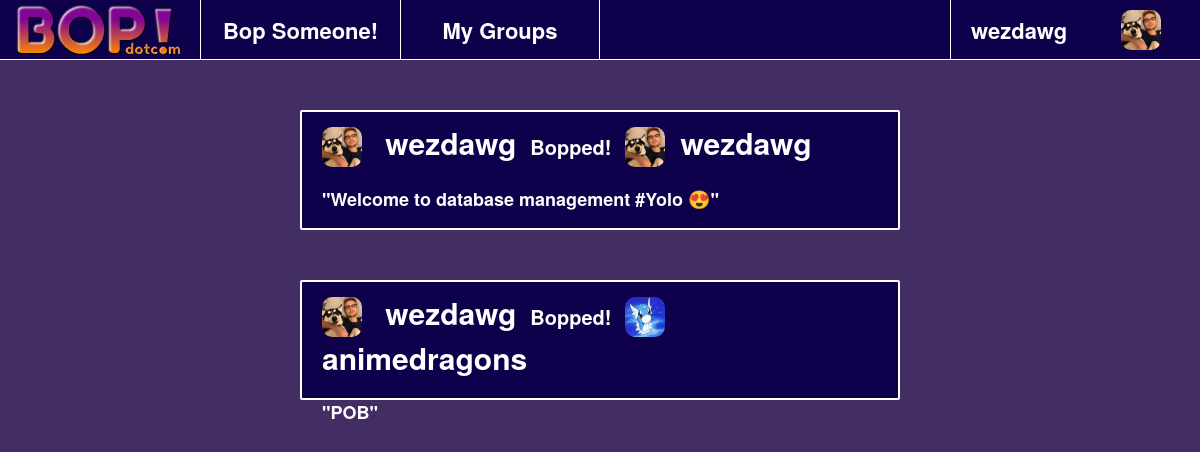
The app's page / (signed in), older data.
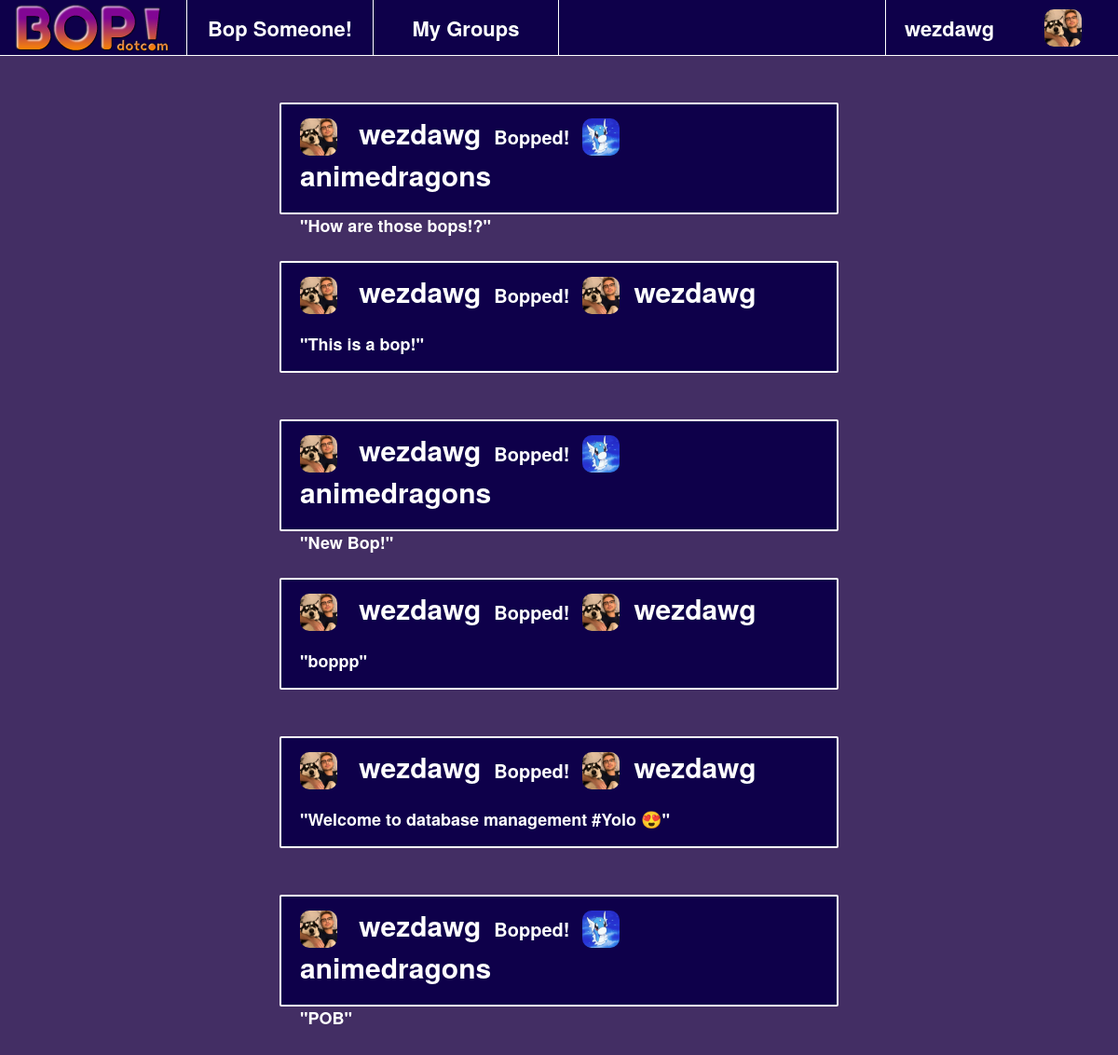
The same page, newer data.
### bopapp/models.py (models this page shows)
class Bop_User(models.Model):
	bop = models.ForeignKey(Bop, on_delete=models.CASCADE, null=False)
	userFrom = models.ForeignKey(Profile, related_name='from_user', on_delete=models.CASCADE, null=False)
	userTo = models.ForeignKey(Profile, related_name='to_user', on_delete=models.CASCADE, null=False)

class Profile(models.Model):
	user = models.OneToOneField(User, on_delete=models.CASCADE)
	userName = models.CharField('userName', max_length=256, blank=True)
	firstName = models.CharField('firstName', max_length=256, blank=True)
	lastName = models.CharField('lastName', max_length=256, blank=True)
	birthDate = models.DateTimeField(auto_now_add=True)
	profilePicture = models.ImageField(upload_to='profile_pictures', null=True, blank=True)

class Bop(models.Model):
	message = models.CharField('message', max_length=512, blank=True)
	dateBopped = models.DateTimeField(auto_now_add=True)

### bopapp/views.py (the view)
# urls.py: path('', views.index, name='index'),
def index(request):
	user = request.user
	friends = Friend.objects.filter(Q(user1_id = user.id) | Q(user2_id = user.id)).values_list('user1_id', 'user2_id')
	friendBops = Bop_User.objects.filter(Q(userTo_id__in = [f[0] for f in friends]) | Q(userTo_id__in = [f[1] for f in friends]) | Q(userFrom_id__in = [f[0] for f in friends]) | Q(userFrom_id__in = [f[1] for f in friends])).order_by('-bop__dateBopped')
	return render(request, 'mainpage.html', {
		'current_page': 'main',
		'name': 'Bop!',
		'bops': friendBops,
		'user': user
	})

### bopapp/templates/mainpage.html
{% extends 'index.html' %}
{% load static %}
{% block content %}
<div style="color: white; width: 100%; height: content-fit; text-align: center;">
	{% for bop in bops %}
	<div class="bop">
		<a class="user-link" href="{% url 'userpage' bop.userFrom.id%}"><span style="font-weight: bolder; font-size: 30px;"><img class="profile-picture" src="{{bop.userFrom.profilePicture.url}}" alt="Profile Picture" style="margin-right: 15px; margin-top: 0px;"> {{ bop.userFrom.userName }}</span></a>
		<span style="font-weight: bolder; font-size: 20px; margin-left: 10px;">Bopped!</span>
		<a class="user-link" href="{% url 'userpage' bop.userTo.id %}"><span style="font-weight: bolder; font-size: 30px;"><img class="profile-picture" src="{{bop.userTo.profilePicture.url}}" alt="Profile Picture" style="margin-right: 15px; margin-left: 10px; margin-top:0px;">{{ bop.userTo.userName }}</span></a>
		<br>
		<br>
		<span style="font-weight: bolder; font-size: 18px;">"{{ bop.bop.message }}"</span>
	</div>
	{% endfor %}
	<div style="height:150px;"></div>
</div>
{% endblock %}

Row changes from the older to the newer data that the page shows:
added Bop_User: userFrom.profilePicture (picture), userFrom.userName "wezdawg", userTo.profilePicture (picture), userTo.userName "animedragons", bop.message "How are those bops!?"
added Bop_User: userFrom.profilePicture (picture), userFrom.userName "wezdawg", userTo.profilePicture (picture), userTo.userName "wezdawg", bop.message "This is a bop!"
added Bop_User: userFrom.profilePicture (picture), userFrom.userName "wezdawg", userTo.profilePicture (picture), userTo.userName "animedragons", bop.message "New Bop!"
added Bop_User: userFrom.profilePicture (picture), userFrom.userName "wezdawg", userTo.profilePicture (picture), userTo.userName "wezdawg", bop.message "boppp"
